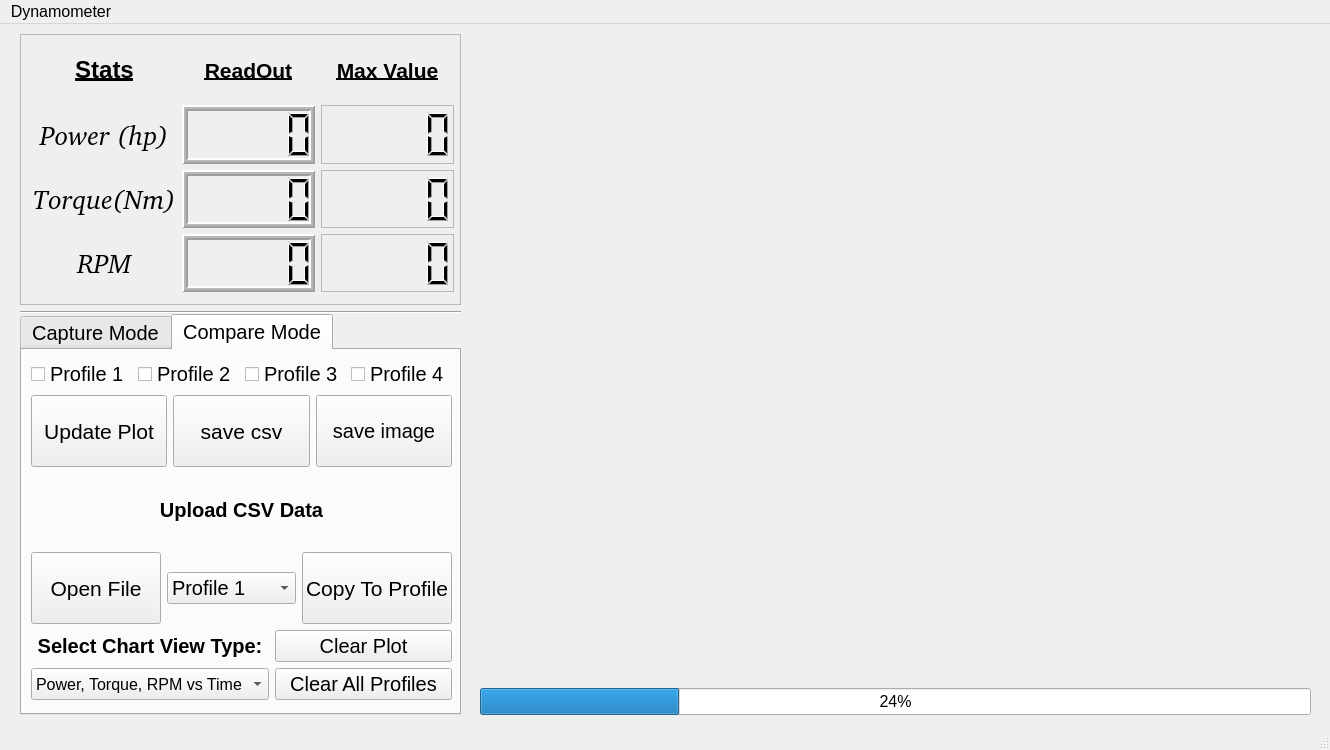
<?xml version="1.0" encoding="UTF-8"?>
<ui version="4.0">
 <class>MainWindow</class>
 <widget class="QMainWindow" name="MainWindow">
  <property name="geometry">
   <rect>
    <x>0</x>
    <y>0</y>
    <width>1330</width>
    <height>750</height>
   </rect>
  </property>
  <property name="font">
   <font>
    <pointsize>12</pointsize>
   </font>
  </property>
  <property name="windowTitle">
   <string>MainWindow</string>
  </property>
  <widget class="QWidget" name="centralwidget">
   <widget class="QFrame" name="stat_frame">
    <property name="geometry">
     <rect>
      <x>20</x>
      <y>10</y>
      <width>441</width>
      <height>271</height>
     </rect>
    </property>
    <property name="frameShape">
     <enum>QFrame::StyledPanel</enum>
    </property>
    <property name="frameShadow">
     <enum>QFrame::Raised</enum>
    </property>
    <widget class="QWidget" name="layoutWidget">
     <property name="geometry">
      <rect>
       <x>13</x>
       <y>7</y>
       <width>421</width>
       <height>251</height>
      </rect>
     </property>
     <layout class="QGridLayout" name="gridLayout_2">
      <item row="1" column="0">
       <widget class="QLabel" name="label_9">
        <property name="font">
         <font>
          <family>Piboto [Goog]</family>
          <pointsize>20</pointsize>
          <weight>50</weight>
          <italic>true</italic>
          <bold>false</bold>
         </font>
        </property>
        <property name="text">
         <string>Power (hp)</string>
        </property>
        <property name="alignment">
         <set>Qt::AlignCenter</set>
        </property>
       </widget>
      </item>
      <item row="3" column="1">
       <widget class="QLCDNumber" name="rpm">
        <property name="font">
         <font>
          <pointsize>20</pointsize>
         </font>
        </property>
        <property name="frameShadow">
         <enum>QFrame::Raised</enum>
        </property>
        <property name="lineWidth">
         <number>2</number>
        </property>
        <property name="midLineWidth">
         <number>2</number>
        </property>
       </widget>
      </item>
      <item row="1" column="1">
       <widget class="QLCDNumber" name="power">
        <property name="font">
         <font>
          <pointsize>20</pointsize>
         </font>
        </property>
        <property name="frameShadow">
         <enum>QFrame::Raised</enum>
        </property>
        <property name="lineWidth">
         <number>2</number>
        </property>
        <property name="midLineWidth">
         <number>2</number>
        </property>
       </widget>
      </item>
      <item row="0" column="2">
       <widget class="QLabel" name="label_15">
        <property name="font">
         <font>
          <pointsize>16</pointsize>
          <weight>75</weight>
          <bold>true</bold>
          <underline>true</underline>
         </font>
        </property>
        <property name="text">
         <string>Max Value</string>
        </property>
        <property name="alignment">
         <set>Qt::AlignCenter</set>
        </property>
       </widget>
      </item>
      <item row="2" column="0">
       <widget class="QLabel" name="label_7">
        <property name="font">
         <font>
          <family>Piboto [Goog]</family>
          <pointsize>20</pointsize>
          <weight>50</weight>
          <italic>true</italic>
          <bold>false</bold>
         </font>
        </property>
        <property name="text">
         <string>Torque(Nm)</string>
        </property>
        <property name="alignment">
         <set>Qt::AlignCenter</set>
        </property>
       </widget>
      </item>
      <item row="3" column="0">
       <widget class="QLabel" name="label_8">
        <property name="font">
         <font>
          <family>Piboto [Goog]</family>
          <pointsize>20</pointsize>
          <weight>50</weight>
          <italic>true</italic>
          <bold>false</bold>
         </font>
        </property>
        <property name="text">
         <string>RPM</string>
        </property>
        <property name="alignment">
         <set>Qt::AlignCenter</set>
        </property>
       </widget>
      </item>
      <item row="2" column="1">
       <widget class="QLCDNumber" name="torque">
        <property name="font">
         <font>
          <pointsize>20</pointsize>
         </font>
        </property>
        <property name="frameShadow">
         <enum>QFrame::Raised</enum>
        </property>
        <property name="lineWidth">
         <number>2</number>
        </property>
        <property name="midLineWidth">
         <number>2</number>
        </property>
       </widget>
      </item>
      <item row="0" column="1">
       <widget class="QLabel" name="label_14">
        <property name="font">
         <font>
          <pointsize>16</pointsize>
          <weight>75</weight>
          <bold>true</bold>
          <underline>true</underline>
         </font>
        </property>
        <property name="text">
         <string>ReadOut</string>
        </property>
        <property name="alignment">
         <set>Qt::AlignCenter</set>
        </property>
       </widget>
      </item>
      <item row="0" column="0">
       <widget class="QLabel" name="label_13">
        <property name="font">
         <font>
          <pointsize>18</pointsize>
          <weight>75</weight>
          <bold>true</bold>
          <underline>true</underline>
         </font>
        </property>
        <property name="frameShadow">
         <enum>QFrame::Raised</enum>
        </property>
        <property name="text">
         <string>Stats</string>
        </property>
        <property name="alignment">
         <set>Qt::AlignCenter</set>
        </property>
       </widget>
      </item>
      <item row="1" column="2">
       <widget class="QLCDNumber" name="maxpwr">
        <property name="autoFillBackground">
         <bool>false</bool>
        </property>
        <property name="frameShape">
         <enum>QFrame::StyledPanel</enum>
        </property>
        <property name="frameShadow">
         <enum>QFrame::Sunken</enum>
        </property>
        <property name="lineWidth">
         <number>4</number>
        </property>
        <property name="midLineWidth">
         <number>2</number>
        </property>
       </widget>
      </item>
      <item row="2" column="2">
       <widget class="QLCDNumber" name="maxtrq">
        <property name="frameShape">
         <enum>QFrame::StyledPanel</enum>
        </property>
        <property name="frameShadow">
         <enum>QFrame::Sunken</enum>
        </property>
        <property name="lineWidth">
         <number>4</number>
        </property>
        <property name="midLineWidth">
         <number>2</number>
        </property>
       </widget>
      </item>
      <item row="3" column="2">
       <widget class="QLCDNumber" name="maxrpm">
        <property name="frameShape">
         <enum>QFrame::StyledPanel</enum>
        </property>
        <property name="frameShadow">
         <enum>QFrame::Sunken</enum>
        </property>
        <property name="lineWidth">
         <number>4</number>
        </property>
        <property name="midLineWidth">
         <number>2</number>
        </property>
       </widget>
      </item>
     </layout>
    </widget>
   </widget>
   <widget class="QTabWidget" name="tabWidget">
    <property name="geometry">
     <rect>
      <x>20</x>
      <y>290</y>
      <width>441</width>
      <height>401</height>
     </rect>
    </property>
    <property name="font">
     <font>
      <pointsize>15</pointsize>
      <weight>50</weight>
      <bold>false</bold>
     </font>
    </property>
    <property name="currentIndex">
     <number>1</number>
    </property>
    <widget class="QWidget" name="tab">
     <attribute name="title">
      <string>Capture Mode</string>
     </attribute>
     <widget class="QWidget" name="verticalLayoutWidget">
      <property name="geometry">
       <rect>
        <x>9</x>
        <y>9</y>
        <width>421</width>
        <height>341</height>
       </rect>
      </property>
      <layout class="QVBoxLayout" name="verticalLayout">
       <property name="spacing">
        <number>20</number>
       </property>
       <item>
        <layout class="QHBoxLayout" name="horizontalLayout">
         <item>
          <widget class="QLabel" name="label_2">
           <property name="font">
            <font>
             <family>PibotoLt</family>
             <pointsize>12</pointsize>
             <weight>75</weight>
             <bold>true</bold>
            </font>
           </property>
           <property name="text">
            <string>Wheel Dia (mm): </string>
           </property>
          </widget>
         </item>
         <item>
          <widget class="QLineEdit" name="wtext"/>
         </item>
         <item>
          <widget class="QPushButton" name="w_button">
           <property name="text">
            <string>Set</string>
           </property>
          </widget>
         </item>
         <item>
          <widget class="QLabel" name="w_Status">
           <property name="font">
            <font>
             <pointsize>15</pointsize>
             <weight>50</weight>
             <italic>true</italic>
             <bold>false</bold>
             <underline>true</underline>
            </font>
           </property>
           <property name="text">
            <string>Status</string>
           </property>
          </widget>
         </item>
        </layout>
       </item>
       <item>
        <layout class="QHBoxLayout" name="horizontalLayout_3">
         <property name="spacing">
          <number>10</number>
         </property>
         <property name="bottomMargin">
          <number>5</number>
         </property>
         <item>
          <widget class="QLabel" name="label_4">
           <property name="sizePolicy">
            <sizepolicy hsizetype="Preferred" vsizetype="Fixed">
             <horstretch>0</horstretch>
             <verstretch>0</verstretch>
            </sizepolicy>
           </property>
           <property name="font">
            <font>
             <family>PibotoLt</family>
             <pointsize>12</pointsize>
             <weight>75</weight>
             <bold>true</bold>
            </font>
           </property>
           <property name="text">
            <string>Select Profile:</string>
           </property>
          </widget>
         </item>
         <item>
          <widget class="QComboBox" name="combo_p">
           <property name="sizePolicy">
            <sizepolicy hsizetype="Preferred" vsizetype="Fixed">
             <horstretch>0</horstretch>
             <verstretch>0</verstretch>
            </sizepolicy>
           </property>
           <property name="font">
            <font>
             <pointsize>15</pointsize>
             <weight>50</weight>
             <bold>false</bold>
            </font>
           </property>
           <item>
            <property name="text">
             <string>Profile 1</string>
            </property>
           </item>
           <item>
            <property name="text">
             <string>Profile 2</string>
            </property>
           </item>
           <item>
            <property name="text">
             <string>Profile 3</string>
            </property>
           </item>
           <item>
            <property name="text">
             <string>Profile 4</string>
            </property>
           </item>
          </widget>
         </item>
         <item>
          <widget class="QFrame" name="sframe">
           <property name="sizePolicy">
            <sizepolicy hsizetype="Minimum" vsizetype="Fixed">
             <horstretch>0</horstretch>
             <verstretch>20</verstretch>
            </sizepolicy>
           </property>
           <property name="minimumSize">
            <size>
             <width>0</width>
             <height>30</height>
            </size>
           </property>
           <property name="autoFillBackground">
            <bool>false</bool>
           </property>
           <property name="frameShape">
            <enum>QFrame::StyledPanel</enum>
           </property>
           <property name="frameShadow">
            <enum>QFrame::Sunken</enum>
           </property>
           <widget class="QLabel" name="profile_status">
            <property name="geometry">
             <rect>
              <x>0</x>
              <y>0</y>
              <width>81</width>
              <height>31</height>
             </rect>
            </property>
            <property name="sizePolicy">
             <sizepolicy hsizetype="Minimum" vsizetype="Minimum">
              <horstretch>0</horstretch>
              <verstretch>0</verstretch>
             </sizepolicy>
            </property>
            <property name="font">
             <font>
              <pointsize>15</pointsize>
              <weight>50</weight>
              <italic>true</italic>
              <bold>false</bold>
              <underline>true</underline>
             </font>
            </property>
            <property name="frameShape">
             <enum>QFrame::NoFrame</enum>
            </property>
            <property name="frameShadow">
             <enum>QFrame::Plain</enum>
            </property>
            <property name="text">
             <string>Status</string>
            </property>
            <property name="alignment">
             <set>Qt::AlignCenter</set>
            </property>
            <property name="wordWrap">
             <bool>true</bool>
            </property>
           </widget>
          </widget>
         </item>
         <item>
          <widget class="QPushButton" name="clear_p">
           <property name="sizePolicy">
            <sizepolicy hsizetype="Preferred" vsizetype="Fixed">
             <horstretch>0</horstretch>
             <verstretch>0</verstretch>
            </sizepolicy>
           </property>
           <property name="text">
            <string>Clear Data</string>
           </property>
          </widget>
         </item>
        </layout>
       </item>
       <item>
        <widget class="QPushButton" name="clear_plot_capture">
         <property name="text">
          <string>Clear Plot Area</string>
         </property>
        </widget>
       </item>
       <item>
        <layout class="QHBoxLayout" name="horizontalLayout_4">
         <item>
          <widget class="QPushButton" name="capture">
           <property name="sizePolicy">
            <sizepolicy hsizetype="Preferred" vsizetype="Preferred">
             <horstretch>0</horstretch>
             <verstretch>0</verstretch>
            </sizepolicy>
           </property>
           <property name="font">
            <font>
             <pointsize>22</pointsize>
             <weight>50</weight>
             <bold>false</bold>
            </font>
           </property>
           <property name="text">
            <string>Capture</string>
           </property>
          </widget>
         </item>
         <item>
          <widget class="QPushButton" name="stopCapture">
           <property name="sizePolicy">
            <sizepolicy hsizetype="Preferred" vsizetype="Preferred">
             <horstretch>0</horstretch>
             <verstretch>0</verstretch>
            </sizepolicy>
           </property>
           <property name="font">
            <font>
             <pointsize>22</pointsize>
             <weight>50</weight>
             <bold>false</bold>
            </font>
           </property>
           <property name="text">
            <string>Stop</string>
           </property>
          </widget>
         </item>
         <item>
          <widget class="QPushButton" name="savetoprofile_r">
           <property name="sizePolicy">
            <sizepolicy hsizetype="Preferred" vsizetype="Preferred">
             <horstretch>0</horstretch>
             <verstretch>0</verstretch>
            </sizepolicy>
           </property>
           <property name="font">
            <font>
             <pointsize>22</pointsize>
             <weight>50</weight>
             <bold>false</bold>
            </font>
           </property>
           <property name="text">
            <string>Save </string>
           </property>
          </widget>
         </item>
        </layout>
       </item>
      </layout>
     </widget>
    </widget>
    <widget class="QWidget" name="tab_2">
     <attribute name="title">
      <string>Compare Mode</string>
     </attribute>
     <widget class="QWidget" name="verticalLayoutWidget_3">
      <property name="geometry">
       <rect>
        <x>9</x>
        <y>9</y>
        <width>421</width>
        <height>341</height>
       </rect>
      </property>
      <layout class="QVBoxLayout" name="verticalLayout_2">
       <item>
        <layout class="QHBoxLayout" name="horizontalLayout_5">
         <item>
          <widget class="QCheckBox" name="p1CheckBox">
           <property name="font">
            <font>
             <pointsize>15</pointsize>
             <weight>50</weight>
             <bold>false</bold>
            </font>
           </property>
           <property name="text">
            <string>Profile 1</string>
           </property>
          </widget>
         </item>
         <item>
          <widget class="QCheckBox" name="p2CheckBox">
           <property name="font">
            <font>
             <pointsize>15</pointsize>
             <weight>50</weight>
             <bold>false</bold>
            </font>
           </property>
           <property name="text">
            <string>Profile 2</string>
           </property>
          </widget>
         </item>
         <item>
          <widget class="QCheckBox" name="p3CheckBox">
           <property name="font">
            <font>
             <pointsize>15</pointsize>
             <weight>50</weight>
             <bold>false</bold>
            </font>
           </property>
           <property name="text">
            <string>Profile 3</string>
           </property>
          </widget>
         </item>
         <item>
          <widget class="QCheckBox" name="p4CheckBox">
           <property name="font">
            <font>
             <pointsize>15</pointsize>
             <weight>50</weight>
             <bold>false</bold>
            </font>
           </property>
           <property name="text">
            <string>Profile 4</string>
           </property>
          </widget>
         </item>
        </layout>
       </item>
       <item>
        <layout class="QHBoxLayout" name="horizontalLayout_6">
         <item>
          <widget class="QPushButton" name="updatepPlotView">
           <property name="sizePolicy">
            <sizepolicy hsizetype="Minimum" vsizetype="Preferred">
             <horstretch>0</horstretch>
             <verstretch>0</verstretch>
            </sizepolicy>
           </property>
           <property name="font">
            <font>
             <pointsize>16</pointsize>
             <weight>50</weight>
             <bold>false</bold>
            </font>
           </property>
           <property name="text">
            <string>Update Plot</string>
           </property>
          </widget>
         </item>
         <item>
          <widget class="QPushButton" name="saveAs">
           <property name="sizePolicy">
            <sizepolicy hsizetype="Minimum" vsizetype="Preferred">
             <horstretch>0</horstretch>
             <verstretch>0</verstretch>
            </sizepolicy>
           </property>
           <property name="font">
            <font>
             <pointsize>16</pointsize>
             <weight>50</weight>
             <bold>false</bold>
            </font>
           </property>
           <property name="text">
            <string>save csv</string>
           </property>
          </widget>
         </item>
         <item>
          <widget class="QPushButton" name="saveImage">
           <property name="sizePolicy">
            <sizepolicy hsizetype="Preferred" vsizetype="Preferred">
             <horstretch>0</horstretch>
             <verstretch>0</verstretch>
            </sizepolicy>
           </property>
           <property name="text">
            <string>save image</string>
           </property>
          </widget>
         </item>
        </layout>
       </item>
       <item>
        <widget class="QLabel" name="label_6">
         <property name="font">
          <font>
           <pointsize>15</pointsize>
           <weight>75</weight>
           <bold>true</bold>
          </font>
         </property>
         <property name="text">
          <string>Upload CSV Data</string>
         </property>
         <property name="alignment">
          <set>Qt::AlignCenter</set>
         </property>
        </widget>
       </item>
       <item>
        <layout class="QHBoxLayout" name="horizontalLayout_7">
         <item>
          <widget class="QPushButton" name="openCSV">
           <property name="sizePolicy">
            <sizepolicy hsizetype="Minimum" vsizetype="Preferred">
             <horstretch>0</horstretch>
             <verstretch>0</verstretch>
            </sizepolicy>
           </property>
           <property name="font">
            <font>
             <pointsize>16</pointsize>
             <weight>50</weight>
             <bold>false</bold>
            </font>
           </property>
           <property name="text">
            <string>Open File</string>
           </property>
          </widget>
         </item>
         <item>
          <widget class="QComboBox" name="comboBox">
           <item>
            <property name="text">
             <string>Profile 1</string>
            </property>
           </item>
           <item>
            <property name="text">
             <string>Profile 2</string>
            </property>
           </item>
           <item>
            <property name="text">
             <string>Profile 3</string>
            </property>
           </item>
           <item>
            <property name="text">
             <string>Profile 4</string>
            </property>
           </item>
          </widget>
         </item>
         <item>
          <widget class="QPushButton" name="copyToProfile">
           <property name="sizePolicy">
            <sizepolicy hsizetype="Minimum" vsizetype="Preferred">
             <horstretch>0</horstretch>
             <verstretch>0</verstretch>
            </sizepolicy>
           </property>
           <property name="font">
            <font>
             <pointsize>16</pointsize>
             <weight>50</weight>
             <bold>false</bold>
            </font>
           </property>
           <property name="text">
            <string>Copy To Profile</string>
           </property>
          </widget>
         </item>
        </layout>
       </item>
       <item>
        <layout class="QHBoxLayout" name="horizontalLayout_8">
         <item>
          <layout class="QVBoxLayout" name="verticalLayout_4">
           <item>
            <widget class="QLabel" name="label">
             <property name="font">
              <font>
               <pointsize>15</pointsize>
               <weight>75</weight>
               <bold>true</bold>
              </font>
             </property>
             <property name="text">
              <string>Select Chart View Type:</string>
             </property>
             <property name="alignment">
              <set>Qt::AlignCenter</set>
             </property>
            </widget>
           </item>
           <item>
            <widget class="QComboBox" name="chartviewtype">
             <property name="sizePolicy">
              <sizepolicy hsizetype="Preferred" vsizetype="Preferred">
               <horstretch>0</horstretch>
               <verstretch>0</verstretch>
              </sizepolicy>
             </property>
             <property name="font">
              <font>
               <pointsize>12</pointsize>
               <weight>50</weight>
               <bold>false</bold>
              </font>
             </property>
             <property name="layoutDirection">
              <enum>Qt::LeftToRight</enum>
             </property>
             <item>
              <property name="text">
               <string>Power, Torque, RPM vs Time</string>
              </property>
             </item>
             <item>
              <property name="text">
               <string>Power, Torque vs Time</string>
              </property>
             </item>
             <item>
              <property name="text">
               <string>Power vs Time</string>
              </property>
             </item>
             <item>
              <property name="text">
               <string>Torque vs Time</string>
              </property>
             </item>
             <item>
              <property name="text">
               <string>RPM vs Time</string>
              </property>
             </item>
             <item>
              <property name="text">
               <string>Power vs RPM</string>
              </property>
             </item>
             <item>
              <property name="text">
               <string>Torque vs RPM</string>
              </property>
             </item>
             <item>
              <property name="text">
               <string>Power, Torque vs RPM</string>
              </property>
             </item>
            </widget>
           </item>
          </layout>
         </item>
         <item>
          <layout class="QVBoxLayout" name="verticalLayout_5">
           <item>
            <widget class="QPushButton" name="pushButton_10">
             <property name="text">
              <string>Clear Plot</string>
             </property>
            </widget>
           </item>
           <item>
            <widget class="QPushButton" name="pushButton_11">
             <property name="text">
              <string>Clear All Profiles</string>
             </property>
            </widget>
           </item>
          </layout>
         </item>
        </layout>
       </item>
      </layout>
     </widget>
    </widget>
   </widget>
   <widget class="QWidget" name="verticalLayoutWidget_2">
    <property name="geometry">
     <rect>
      <x>480</x>
      <y>10</y>
      <width>831</width>
      <height>681</height>
     </rect>
    </property>
    <layout class="QVBoxLayout" name="verticalLayout_3">
     <item>
      <widget class="QCustomPlot" name="customPlot" native="true">
       <property name="font">
        <font>
         <pointsize>12</pointsize>
        </font>
       </property>
      </widget>
     </item>
     <item>
      <widget class="QProgressBar" name="progressBar">
       <property name="value">
        <number>24</number>
       </property>
      </widget>
     </item>
    </layout>
   </widget>
   <widget class="Line" name="line">
    <property name="geometry">
     <rect>
      <x>20</x>
      <y>280</y>
      <width>441</width>
      <height>16</height>
     </rect>
    </property>
    <property name="orientation">
     <enum>Qt::Horizontal</enum>
    </property>
   </widget>
  </widget>
  <widget class="QMenuBar" name="menubar">
   <property name="geometry">
    <rect>
     <x>0</x>
     <y>0</y>
     <width>1330</width>
     <height>27</height>
    </rect>
   </property>
   <widget class="QMenu" name="menuDynamometer">
    <property name="title">
     <string>Dynamometer</string>
    </property>
   </widget>
   <addaction name="menuDynamometer"/>
  </widget>
  <widget class="QStatusBar" name="statusbar"/>
 </widget>
 <customwidgets>
  <customwidget>
   <class>QCustomPlot</class>
   <extends>QWidget</extends>
   <header>qcustomplot.h</header>
   <container>1</container>
  </customwidget>
 </customwidgets>
 <resources/>
 <connections/>
</ui>
